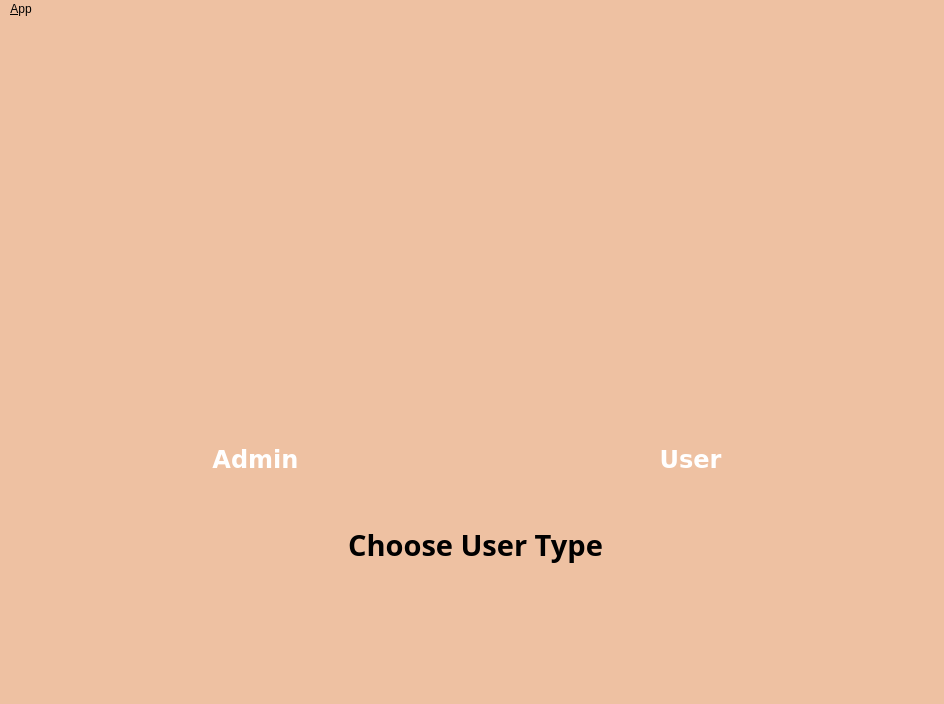
<?xml version="1.0" encoding="UTF-8"?>
<ui version="4.0">
 <class>MainWindowDesign</class>
 <widget class="QMainWindow" name="MainWindowDesign">
  <property name="geometry">
   <rect>
    <x>0</x>
    <y>0</y>
    <width>944</width>
    <height>704</height>
   </rect>
  </property>
  <property name="windowTitle">
   <string>QRosApp</string>
  </property>
  <property name="windowIcon">
   <iconset resource="../resources/images.qrc">
    <normaloff>:/images/icon.png</normaloff>:/images/icon.png</iconset>
  </property>
  <property name="styleSheet">
   <string notr="true">background-color: rgb(238, 193, 162);</string>
  </property>
  <property name="locale">
   <locale language="English" country="Australia"/>
  </property>
  <widget class="QWidget" name="centralwidget">
   <widget class="QPushButton" name="adminButton">
    <property name="geometry">
     <rect>
      <x>130</x>
      <y>140</y>
      <width>251</width>
      <height>251</height>
     </rect>
    </property>
    <property name="font">
     <font>
      <family>Sans</family>
      <pointsize>18</pointsize>
      <weight>75</weight>
      <bold>true</bold>
     </font>
    </property>
    <property name="styleSheet">
     <string notr="true">background-image: url(:/images/cappucino.png);</string>
    </property>
    <property name="text">
     <string/>
    </property>
    <property name="flat">
     <bool>true</bool>
    </property>
   </widget>
   <widget class="QPushButton" name="userButton">
    <property name="geometry">
     <rect>
      <x>570</x>
      <y>150</y>
      <width>251</width>
      <height>251</height>
     </rect>
    </property>
    <property name="font">
     <font>
      <family>Sans</family>
      <weight>75</weight>
      <bold>true</bold>
     </font>
    </property>
    <property name="styleSheet">
     <string notr="true">background-image: url(:/images/Macchiato.png);</string>
    </property>
    <property name="text">
     <string/>
    </property>
    <property name="flat">
     <bool>true</bool>
    </property>
   </widget>
   <widget class="QLabel" name="adminLabel">
    <property name="geometry">
     <rect>
      <x>200</x>
      <y>410</y>
      <width>111</width>
      <height>61</height>
     </rect>
    </property>
    <property name="font">
     <font>
      <family>DejaVu Sans</family>
      <pointsize>18</pointsize>
      <weight>75</weight>
      <bold>true</bold>
     </font>
    </property>
    <property name="styleSheet">
     <string notr="true">color: rgb(255, 255, 255);</string>
    </property>
    <property name="text">
     <string>Admin</string>
    </property>
    <property name="alignment">
     <set>Qt::AlignCenter</set>
    </property>
   </widget>
   <widget class="QLabel" name="label">
    <property name="geometry">
     <rect>
      <x>640</x>
      <y>420</y>
      <width>101</width>
      <height>41</height>
     </rect>
    </property>
    <property name="font">
     <font>
      <family>DejaVu Sans</family>
      <pointsize>18</pointsize>
      <weight>75</weight>
      <bold>true</bold>
     </font>
    </property>
    <property name="styleSheet">
     <string notr="true">color: rgb(255, 255, 255);</string>
    </property>
    <property name="text">
     <string>User</string>
    </property>
    <property name="alignment">
     <set>Qt::AlignCenter</set>
    </property>
   </widget>
   <widget class="QLabel" name="label_2">
    <property name="geometry">
     <rect>
      <x>300</x>
      <y>490</y>
      <width>351</width>
      <height>71</height>
     </rect>
    </property>
    <property name="font">
     <font>
      <family>Sans</family>
      <pointsize>22</pointsize>
      <weight>75</weight>
      <bold>true</bold>
     </font>
    </property>
    <property name="text">
     <string>Choose User Type</string>
    </property>
    <property name="alignment">
     <set>Qt::AlignCenter</set>
    </property>
   </widget>
  </widget>
  <widget class="QMenuBar" name="menubar">
   <property name="geometry">
    <rect>
     <x>0</x>
     <y>0</y>
     <width>944</width>
     <height>22</height>
    </rect>
   </property>
   <widget class="QMenu" name="menu_File">
    <property name="title">
     <string>&amp;App</string>
    </property>
    <addaction name="action_Preferences"/>
    <addaction name="separator"/>
    <addaction name="actionAbout"/>
    <addaction name="actionAbout_Qt"/>
    <addaction name="separator"/>
    <addaction name="action_Quit"/>
   </widget>
   <addaction name="menu_File"/>
  </widget>
  <widget class="QStatusBar" name="statusbar"/>
  <action name="action_Quit">
   <property name="text">
    <string>&amp;Quit</string>
   </property>
   <property name="shortcut">
    <string>Ctrl+Q</string>
   </property>
   <property name="shortcutContext">
    <enum>Qt::ApplicationShortcut</enum>
   </property>
  </action>
  <action name="action_Preferences">
   <property name="text">
    <string>&amp;Preferences</string>
   </property>
  </action>
  <action name="actionAbout">
   <property name="text">
    <string>&amp;About</string>
   </property>
  </action>
  <action name="actionAbout_Qt">
   <property name="text">
    <string>About &amp;Qt</string>
   </property>
  </action>
 </widget>
 <resources>
  <include location="../resources/images.qrc"/>
 </resources>
 <connections>
  <connection>
   <sender>action_Quit</sender>
   <signal>triggered()</signal>
   <receiver>MainWindowDesign</receiver>
   <slot>close()</slot>
   <hints>
    <hint type="sourcelabel">
     <x>-1</x>
     <y>-1</y>
    </hint>
    <hint type="destinationlabel">
     <x>399</x>
     <y>299</y>
    </hint>
   </hints>
  </connection>
 </connections>
</ui>
